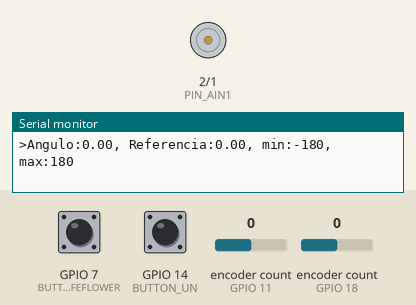
A sketch run on a simulated ESP32-S3. Shown: motor-driver pin pairs drawn as motors (green arrow = first pin HIGH = forward, orange = second pin HIGH = backward, longer = more drive), the last lines printed to the serial monitor. Inputs (shaded band) come from the test bench; at power-on: encoder count (sensors on GPIO 11, GPIO 18) 0, GPIO 7 (BUTTON_LIFEFLOWER) HIGH, GPIO 14 (BUTTON_UN) HIGH.

Above: at 1.2 s.
1.3 s: encoder count (sensor on GPIO 11) set to 1
At 1.7 s:
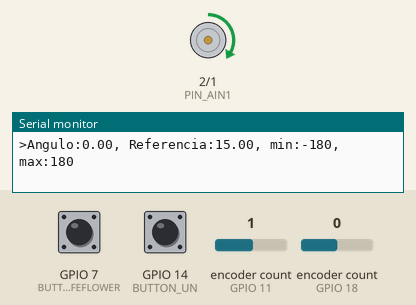
2.8 s: encoder count (sensor on GPIO 11) set to 2
At 4.0 s:
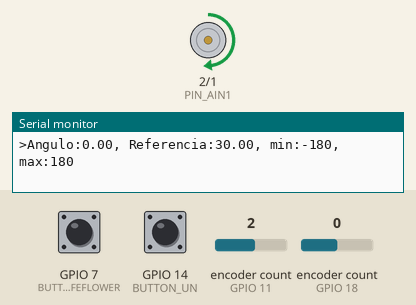
4.3 s: encoder count (sensor on GPIO 11) set to 6
At 5.2 s:
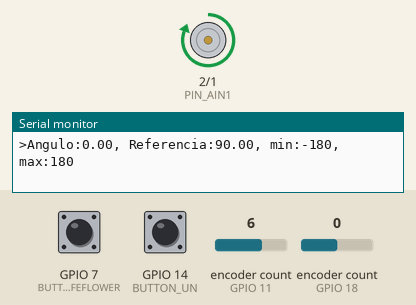
Timing chart, 0 to 7.3 s (numbered marks = the images above; inputs shaded):
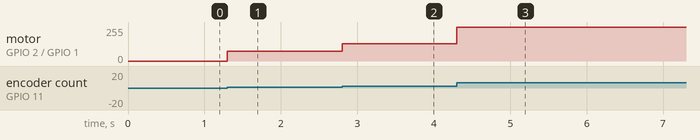

The sketch:

prop_control.ino
```cpp
#include <definitions.h>


// Parametros del lazo de  control

const float h = 0.01;  // tiempo de muestreo en segundos
const float umin = -5; // valor mínimo de la señal de control
const float umax = 5; // valor máximo de la señal de control
const float deadZone = 0.3; // valor estimado de la zona muerta

// variables del lazo de control
float reference;
float kp = 0.075;
float y; // angulo a controlar
float u; //accion de control
float e; // error
float usat; // señal de control saturada


void setup() {
    // iniciamos los perifericos (encoder, led, pwm)
    setupPeripherals();

    // Asi definimos la tarea de control, de la máxima prioridad en el nucleo 1
    xTaskCreatePinnedToCore(
            controlTask, // nombre de la rutina
            "simple proportional controller",
            8192,
            NULL,
            23, // prioridad de la tarea (0-24) , siendo 24 la prioridad más critica
            NULL,
            CORE_1
    );


    // ahora creamos una tarea para el menu de usuario
    xTaskCreatePinnedToCore(
        buttonTask, // nombre de la rutina
        "activate motor with the buttons",
        8192,
        NULL,
        10,  // definimos una prioridad baja para esta tarea
        NULL,
        CORE_0 // la vamos a ejecutar en el CORE_0 que es comparte tareas con el procesador, baja prioridad
    );


    // ponemos el led en verde para indicar que el control está activo
    setLedColor(0, 255, 0);
}


/* *************************************************************************
*                     FUNCION CRITICA DE CONTROL
***************************************************************************/


static void controlTask(void *pvParameters) {

    // Aqui configuro cada cuanto se repite la tarea

    const TickType_t taskInterval = 1000*h;  // repetimos la tarea cada tiempo de muestreo en milisegundos = 1000*0.01= 100ms


    // prototipo de una tarea repetitiva
    for (;;) {
       TickType_t xLastWakeTime = xTaskGetTickCount();

       // leemos el cambio en el encoder y lo sumamos a la referencia
       reference +=  encoderKnob.getCount() * pulsesTodegreesKnob;
       encoderKnob.clearCount(); //reseteamos el encoder

       // leemos el valor actual del ángulo
       y = encoderMotor.getCount() * pulsesTodegreesMotor;

       //calculamos el error
       e = reference - y;

       // calculamos la accion de control proporcional
       u = kp * e;

       // realizamos la compensacion de zona muerta del motor u = u + deadzone * sign(u), si |u|>0
       u = compDeadZone(u, deadZone);

       // saturamos la señal de control para los limites energéticos disponibles entre umin=-5V y umax=5V
       usat = constrain(u, umin, umax);

       //enviamos la señal de control saturada al motor
       voltsToMotor(usat);


       // ahora imprimimos para plotear al funcionamiento del controlador
       printf(">Angulo:%.2f, Referencia:%0.2f, min:%d, max:%d \r\n", y, reference, -180, 180);

       // la tarea es crítica entonces esperamos exactamente taskInterval ms antes de activarla nuevamente
       vTaskDelayUntil(&xLastWakeTime, taskInterval);
    }

}


/*******************************************************************************/
// A continuacion creamos una tarea de menu de usuario


static void buttonTask(void *pvParameters) {

    for (;;) {

       // Si el boton con logo UN supera el umbral pongo un color naranja
       if (touchRead(BUTTON_UN) > threshold){

            // incrementamos  la referencia en 90°
            reference += 90;

            // cambiamos el color del led a azul por 1 segundo para indicar el cambio en la referencia
            setLedColor(0, 127, 255);
            vTaskDelay(2000);
            setLedColor(0, 255, 0);
            }

        // Si el boton con el dibujo de flor de la vida supera el umbral pongo un color azul claro
       if (touchRead(BUTTON_LIFEFLOWER) > threshold){

            // decrementamos  la referencia en 90°
            reference -= 90;

            // cambiamos el color del led a rojo por 1 segundo para indicar el cambio en la referencia
            setLedColor(255, 0, 0);
            vTaskDelay(1000);
            setLedColor(0, 255, 0);
            }
       //
       vTaskDelay(100); // espero 100 ms antes de hacer nuevamente la tarea
    }

}


void loop() {
    vTaskDelete(NULL);
}
```

definitions.h
```cpp
// libreria para el control de los leds
#include <Adafruit_NeoPixel.h>

// libreria dle encoder
#include <ESP32Encoder.h>


// definición de los nucleos en el esp32

#define CORE_0 0   // nucleo base usado por algunas tareas procesador
#define CORE_1 1   // nucleo para el usuario, poner aqui las tareas críticas


// Estas lineas configuran los leds
#define  LIGHT_PIN         19
#define  NUMPIXELS          1
Adafruit_NeoPixel ledMotor(1, LIGHT_PIN, NEO_GRB + NEO_KHZ800);


// Esta es la configuración del PWM
#define  FREQUENCY_PWM     100 // frecuencia del pwa
#define  RESOLUTION_PWM    12  // bits del pwm
#define  PIN_AIN1          2   // pin del pwm 1
#define  PIN_AIN2          1
#define  CH_PWM_AIN1       0
#define  CH_PWM_AIN2       1

// factor de conversion de bits a voltios:  2^ #bits -1 / voltios
float  voltsToPwm =   (pow(2, RESOLUTION_PWM) - 1) / 5;


// estas definiciones son para los botones
#define BUTTON_UN   14
#define BUTTON_LIFEFLOWER  7

uint16_t threshold  = 60000; // umbral de deteccion para los botones

// color base del led

uint8_t red = 255;
uint8_t green = 255;
uint8_t blue = 255;


// Aqui definimos el encoder del motor

#define CH_ENC_A  18  // CH_A del encoder del motor
#define CH_ENC_B  17  // CH_B del encoder del motor

// Encoder de la perilla

#define CH_ENC_A_POT  11  // CH_A del encoder de la perilla
#define CH_ENC_B_POT  10  // CH_B del encoder de la perilla


// factores de conversion de pulsos a grados

// Variables del encoder
ESP32Encoder encoderMotor;  // variable encoder del motor
ESP32Encoder encoderKnob;  // variable encoder de la perilla
float pulsesTodegreesMotor = (float) (360.0/2800.0);  // el encoder del motor genera 2800 pulsos / vuelta
float pulsesTodegreesKnob = (float) (360.0/96.0); // el encoder de la perilla genera 96 pulsos / vuelta


void setupPeripherals(void){
    // iniciamos los modulos de pwm
    ledcSetup(CH_PWM_AIN1  ,  FREQUENCY_PWM, RESOLUTION_PWM);
    ledcSetup(CH_PWM_AIN2  ,  FREQUENCY_PWM, RESOLUTION_PWM);
    ledcAttachPin(PIN_AIN1 , CH_PWM_AIN1);
    ledcAttachPin(PIN_AIN2 , CH_PWM_AIN2);


    // iniciamos los encoder
    encoderMotor.attachFullQuad (CH_ENC_A, CH_ENC_B);    // encoder del motot
    encoderMotor.setCount(0);

    encoderKnob.attachFullQuad (CH_ENC_A_POT, CH_ENC_B_POT);   // encoder de la perilla
    encoderKnob.setCount(0);


    // para prender el led
    ledMotor.setPixelColor(0, ledMotor.Color(0, 255, 0));
    ledMotor.setBrightness(20);
    ledMotor.show();
}


// funciones de control


void voltsToMotor( float volts){
    // This function convert a voltage value given in the variable volts
    // to a bipolar pwm signal for controlling the DC motor

    uint16_t pwm = abs(volts) * voltsToPwm;

    if (volts < 0){
        // if var volts is negative use CH_PWM_AIN2 to output a pwm signal
        // proportional to the input voltage
        ledcWrite(CH_PWM_AIN1, 0);
        ledcWrite(CH_PWM_AIN2, pwm);
    }
    else{
        // if var volts is negative use CH_PWM_AIN1 to output a pwm signal
        // proportional to the input voltage
        ledcWrite(CH_PWM_AIN1, pwm);
        ledcWrite(CH_PWM_AIN2, 0);
    }
}

float compDeadZone(float var, float dz){
    // This function compensates the dead zone of DC motor
    if (var == 0){
        return 0;
    }
    else {
        float sgnvar = abs(var)/var;
        return var + sgnvar * dz ;
    }
}


void setLedColor(uint8_t r, uint8_t g, uint8_t b){
    // This function sets the led color
    ledMotor.setPixelColor(0, ledMotor.Color(r, g, b));
    ledMotor.setBrightness(20);
    ledMotor.show();
}
```

Measured:
- after the input at 1.3 s, motor on GPIO 2 (PIN_AIN1) / GPIO 1 (PIN_AIN2): stopped → forward 73/255 at once
- after the input at 2.8 s, motor on GPIO 2 (PIN_AIN1) / GPIO 1 (PIN_AIN2): forward 73/255 → forward 130/255 at once
- after the input at 4.3 s, motor on GPIO 2 (PIN_AIN1) / GPIO 1 (PIN_AIN2): forward 130/255 → forward 255/255 at once
